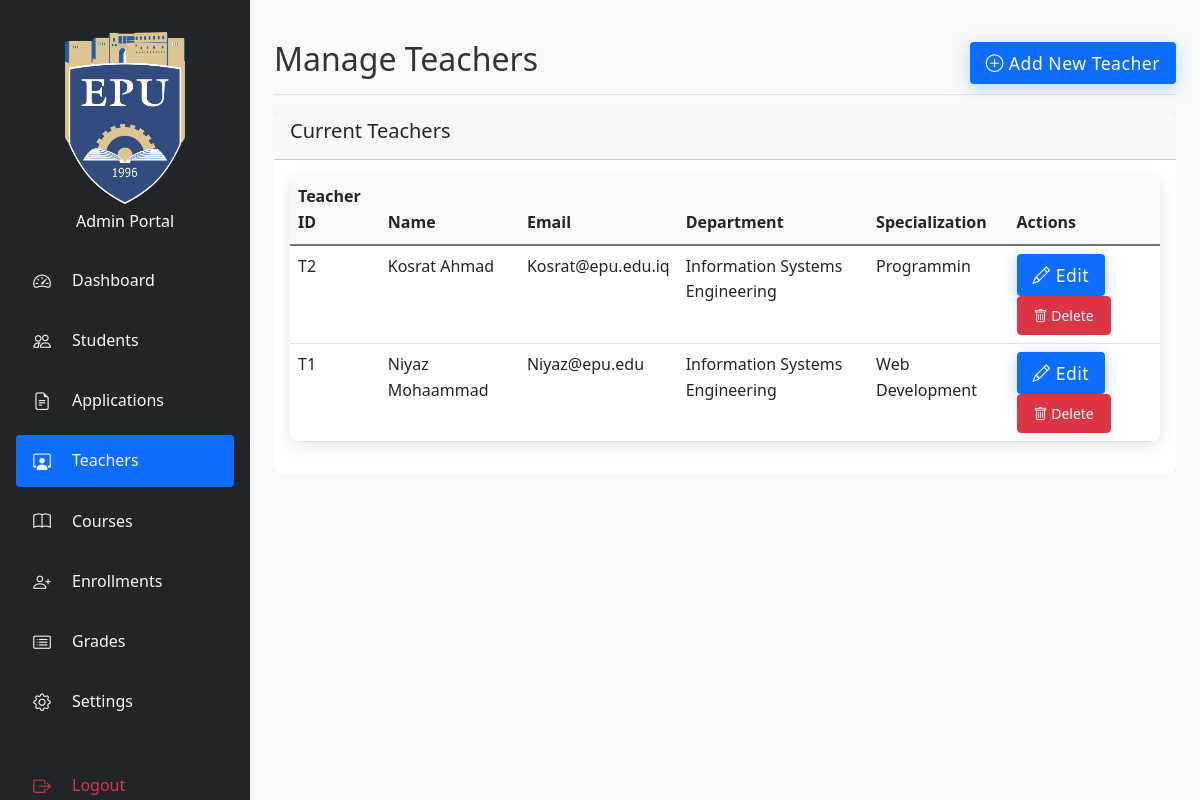
The page /src/admin/teachers.php (signed in) on the database its author committed.
### tables this page shows
CREATE TABLE `teachers` (
  `id` int(11) NOT NULL,
  `teacher_id` varchar(20) NOT NULL,
  `first_name` varchar(50) NOT NULL,
  `last_name` varchar(50) NOT NULL,
  `password` varchar(255) NOT NULL,
  `email` varchar(100) NOT NULL,
  `full_name` varchar(100) NOT NULL,
  `department` varchar(100) NOT NULL,
  `specialization` varchar(100) NOT NULL,
  `remember_token` varchar(64) DEFAULT NULL,
  `token_expiry` datetime DEFAULT NULL,
  `created_at` timestamp NOT NULL DEFAULT current_timestamp(),
  `updated_at` timestamp NOT NULL DEFAULT current_timestamp() ON UPDATE current_timestamp()
);

### src/admin/teachers.php (the view, shortened to what this page needs)
<?php
try {
    $db = get_db_connection();
    $teachers = $db->query("SELECT * FROM teachers ORDER BY department, full_name");
} catch (Exception $e) {
    $_SESSION['error_message'] = "Database error: " . $e->getMessage();
}
?>
<!DOCTYPE html>
<html lang="en">
<head>
    <link href="https://cdn.jsdelivr.net/npm/bootstrap@5.3.0/dist/css/bootstrap.min.css" rel="stylesheet">
    <link rel="stylesheet" href="https://cdn.jsdelivr.net/npm/bootstrap-icons@1.7.2/font/bootstrap-icons.css">
    <link rel="stylesheet" href="../assets/css/style.css">
    <link rel="stylesheet" href="../assets/css/admin.css">
</head>
<body>
    <div class="container-fluid">
        <div class="row">
            <?php include 'Sidebar.php'; ?>
            <div class="col-md-9 col-lg-10 main-content">
                <div class="d-flex justify-content-between flex-wrap flex-md-nowrap align-items-center pt-3 pb-2 mb-3 border-bottom">
                    <h1 class="h2">Manage Teachers</h1>
                    <button class="btn btn-primary" onclick="showAddTeacherForm()">
                        <i class="bi bi-plus-circle"></i> Add New Teacher
                    </button>
                </div>
                <div class="card">
                    <div class="card-header">
                        <h5 class="card-title">Current Teachers</h5>
                    </div>
                    <div class="card-body">
                        <div class="table-responsive">
                            <table class="table">
                                <thead>
                                    <tr>
                                        <th>Teacher ID</th>
                                        <th>Name</th>
                                        <th>Email</th>
                                        <th>Department</th>
                                        <th>Specialization</th>
                                        <th>Actions</th>
                                    </tr>
                                </thead>
                                <tbody>
                                    <?php while ($teacher = $teachers->fetch_assoc()): ?>
                                    <tr>
                                        <td><?php echo htmlspecialchars($teacher['teacher_id']); ?></td>
                                        <td><?php echo htmlspecialchars($teacher['full_name']); ?></td>
                                        <td><?php echo htmlspecialchars($teacher['email']); ?></td>
                                        <td><?php echo htmlspecialchars($teacher['department']); ?></td>
                                        <td><?php echo htmlspecialchars($teacher['specialization']); ?></td>
                                        <td>
                                            <button class="btn btn-sm btn-primary me-2" onclick="editTeacher(<?php echo $teacher['id']; ?>)">
                                                <i class="bi bi-pencil"></i> Edit
                                            </button>
                                            <button class="btn btn-sm btn-danger" onclick="deleteTeacher(<?php echo $teacher['id']; ?>, '<?php echo htmlspecialchars($teacher['full_name']); ?>')">
                                                <i class="bi bi-trash"></i> Delete
                                            </button>
                                        </td>
                                    </tr>
                                    <?php endwhile; ?>
                                </tbody>
                            </table>
                        </div>
                    </div>
                </div>
            </div>
        </div>
    </div>
</body>
</html>

### src/assets/css/style.css (style rules this page uses)
:root { --primary-color: #0d6efd; --secondary-color: #6c757d; --success-color: #198754; --danger-color: #dc3545; --warning-color: #ffc107; --info-color: #0dcaf0; --light-color: #f8f9fa; --dark-color: #212529; --sidebar-width: 250px; --header-height: 60px; }
html { font-size: 16px; }
body { font-family: 'Segoe UI', Tahoma, Geneva, Verdana, sans-serif; line-height: 1.6; color: #333; min-height: 100vh; display: flex; flex-direction: column; overflow-x: hidden; }
.card { border: none; border-radius: 10px; transition: transform 0.3s ease, box-shadow 0.3s ease; margin-bottom: 1rem; }
.btn { border-radius: 5px; padding: 10px 20px; transition: all 0.3s ease; }
.btn-primary { background-color: var(--primary-color); border: none; padding: 1rem 2.5rem; font-size: 1.1rem; font-weight: 600; letter-spacing: 0.5px; border-radius: 50px; box-shadow: 0 4px 15px rgba(0, 123, 255, 0.3); transition: all 0.3s ease; }
.table-responsive { border-radius: 10px; box-shadow: 0 4px 15px rgba(0, 0, 0, 0.1); }
.table { margin-bottom: 0; }
.main-content { margin-left: var(--sidebar-width); transition: margin-left 0.3s ease; width: calc(100% - var(--sidebar-width)); }
.table th { background-color: var(--light-color); border-bottom: 2px solid var(--secondary-color); }
.btn { border-radius: 0.25rem; padding: 0.5rem 1rem; font-weight: 500; }
.btn-primary { background-color: var(--primary-color); border-color: var(--primary-color); }
.table-responsive { margin-bottom: 1rem; overflow-x: auto; -webkit-overflow-scrolling: touch; }

### src/assets/css/admin.css (style rules this page uses)
.main-content { margin-left: var(--sidebar-width); padding: 1.5rem; background-color: var(--light-color); min-height: 100vh; transition: all 0.3s ease; width: calc(100% - var(--sidebar-width)); }
.table { margin-bottom: 0; }
.table th { background-color: var(--light-color); border-bottom: 2px solid var(--secondary-color); }
.btn { border-radius: 0.25rem; padding: 0.5rem 1rem; font-weight: 500; }
.btn-primary { background-color: var(--primary-color); border-color: var(--primary-color); }

### rows shown on the page
teachers: teacher "T2", full_name "Kosrat Ahmad", email "Kosrat@epu.edu.iq", department "Information Systems Engineering", specialization "Programmin"
teachers: teacher "T1", full_name "Niyaz Mohaammad", email "Niyaz@epu.edu", department "Information Systems Engineering", specialization "Web Development"
